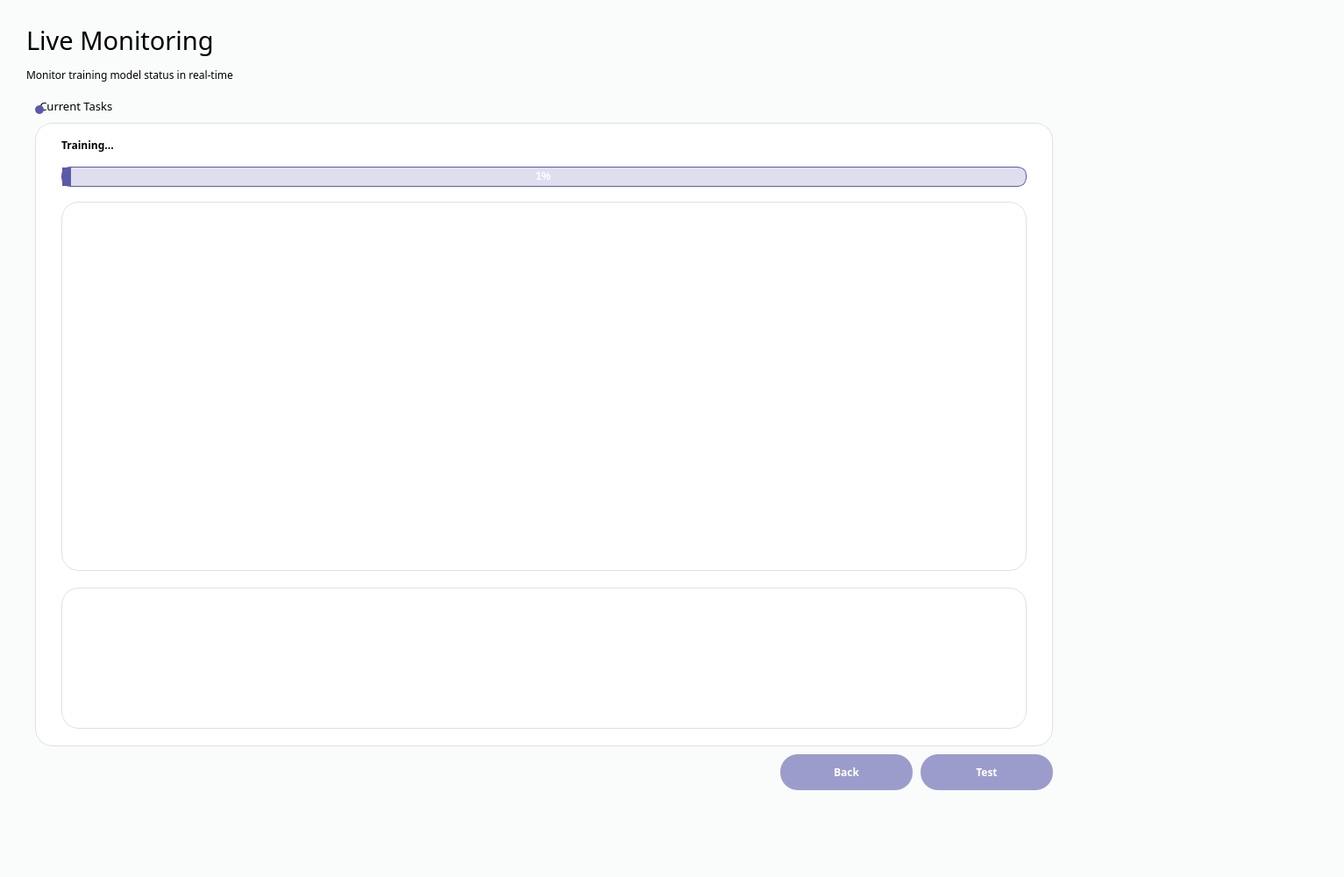
<?xml version="1.0" encoding="UTF-8"?>
<ui version="4.0">
 <class>Form</class>
 <widget class="QWidget" name="Form">
  <property name="geometry">
   <rect>
    <x>0</x>
    <y>0</y>
    <width>1533</width>
    <height>1000</height>
   </rect>
  </property>
  <property name="windowTitle">
   <string>Form</string>
  </property>
  <property name="styleSheet">
   <string notr="true">background-color: #FAFCFB;</string>
  </property>
  <widget class="QStackedWidget" name="stackedWidget">
   <property name="geometry">
    <rect>
     <x>0</x>
     <y>-40</y>
     <width>1261</width>
     <height>1000</height>
    </rect>
   </property>
   <property name="currentIndex">
    <number>0</number>
   </property>
   <widget class="QWidget" name="page">
    <widget class="QLabel" name="title_lb">
     <property name="geometry">
      <rect>
       <x>30</x>
       <y>50</y>
       <width>331</width>
       <height>71</height>
      </rect>
     </property>
     <property name="font">
      <font>
       <family>Bahnschrift Light</family>
       <pointsize>22</pointsize>
      </font>
     </property>
     <property name="text">
      <string>Live Monitoring</string>
     </property>
    </widget>
    <widget class="QLabel" name="label">
     <property name="geometry">
      <rect>
       <x>30</x>
       <y>110</y>
       <width>541</width>
       <height>31</height>
      </rect>
     </property>
     <property name="font">
      <font>
       <family>Bahnschrift Light</family>
      </font>
     </property>
     <property name="text">
      <string>Monitor training model status in real-time</string>
     </property>
    </widget>
    <widget class="QGroupBox" name="groupBox_3">
     <property name="geometry">
      <rect>
       <x>30</x>
       <y>150</y>
       <width>1181</width>
       <height>751</height>
      </rect>
     </property>
     <property name="font">
      <font>
       <family>Bahnschrift Light</family>
       <pointsize>10</pointsize>
      </font>
     </property>
     <property name="styleSheet">
      <string notr="true">border: none;</string>
     </property>
     <property name="title">
      <string>    Current Tasks</string>
     </property>
     <widget class="QWidget" name="card_7" native="true">
      <property name="geometry">
       <rect>
        <x>10</x>
        <y>30</y>
        <width>1161</width>
        <height>711</height>
       </rect>
      </property>
      <property name="autoFillBackground">
       <bool>false</bool>
      </property>
      <property name="styleSheet">
       <string notr="true">border: 1px solid #E0E0E0;  /* 은은한 회색 테두리 */
border-radius: 20px;
background-color: white;   /* 배경은 그대로 흰색 */
</string>
      </property>
      <widget class="QLabel" name="status_label">
       <property name="geometry">
        <rect>
         <x>30</x>
         <y>15</y>
         <width>81</width>
         <height>21</height>
        </rect>
       </property>
       <property name="font">
        <font>
         <family>Bahnschrift SemiBold</family>
         <weight>75</weight>
         <bold>true</bold>
        </font>
       </property>
       <property name="styleSheet">
        <string notr="true">border: none;
background-color: transparent;
</string>
       </property>
       <property name="text">
        <string>Training...</string>
       </property>
      </widget>
      <widget class="QProgressBar" name="progressBar">
       <property name="geometry">
        <rect>
         <x>30</x>
         <y>50</y>
         <width>1101</width>
         <height>23</height>
        </rect>
       </property>
       <property name="styleSheet">
        <string notr="true">QProgressBar {
    border: 1px solid #5b5aaa;               /* 민트톤 테두리 */
    border-radius: 10px;
    text-align: center;
    background-color: #dedeee;               /* 연한 민트 배경 */
    color: #FFFFFF;                          /* 텍스트도 같은 계열로 */
    font-weight: bold;
}

QProgressBar::chunk {
    background-color: #5b5aaa;               /* 짙은 민트 chunk */
    border-radius: 10px;
}
</string>
       </property>
       <property name="value">
        <number>1</number>
       </property>
      </widget>
      <widget class="QPushButton" name="persnal_btn_4">
       <property name="geometry">
        <rect>
         <x>20</x>
         <y>50</y>
         <width>41</width>
         <height>23</height>
        </rect>
       </property>
       <property name="styleSheet">
        <string notr="true">QPushButton {
    border: none;
    background-color: transparent;
    color: #5C6F7B;
}

QPushButton:hover,
QPushButton:checked {
    background-color: rgba(93, 166, 216, 0.2);  /* 살짝 더 진하게 */
    border-radius: 6px;
}
</string>
       </property>
       <property name="text">
        <string/>
       </property>
       <property name="icon">
        <iconset>
         <normaloff>:/newPrefix/재생일시중단.svg</normaloff>:/newPrefix/재생일시중단.svg</iconset>
       </property>
       <property name="iconSize">
        <size>
         <width>24</width>
         <height>24</height>
        </size>
       </property>
       <property name="checkable">
        <bool>true</bool>
       </property>
      </widget>
      <widget class="QWidget" name="widget" native="true">
       <property name="geometry">
        <rect>
         <x>30</x>
         <y>90</y>
         <width>1101</width>
         <height>421</height>
        </rect>
       </property>
      </widget>
      <widget class="QTextEdit" name="logText">
       <property name="geometry">
        <rect>
         <x>30</x>
         <y>530</y>
         <width>1101</width>
         <height>161</height>
        </rect>
       </property>
      </widget>
     </widget>
     <widget class="QWidget" name="tasks" native="true">
      <property name="geometry">
       <rect>
        <x>10</x>
        <y>10</y>
        <width>10</width>
        <height>10</height>
       </rect>
      </property>
      <property name="styleSheet">
       <string notr="true">
background: #5b5aaa;
border-radius: 5px;
</string>
      </property>
     </widget>
    </widget>
    <widget class="QPushButton" name="test_btn">
     <property name="geometry">
      <rect>
       <x>1050</x>
       <y>900</y>
       <width>151</width>
       <height>41</height>
      </rect>
     </property>
     <property name="font">
      <font>
       <family>Bahnschrift Light</family>
       <weight>75</weight>
       <bold>true</bold>
      </font>
     </property>
     <property name="layoutDirection">
      <enum>Qt::RightToLeft</enum>
     </property>
     <property name="styleSheet">
      <string notr="true">QPushButton {
    background-color: #9c9ccc;     /* 메인 민트톤 */
    border-radius: 20px;
    color: #FFFFFF;                /* 진한 민트 텍스트 */
}

QPushButton:hover {
    background-color: #dedeee;     /* hover 시 연민트 */
    color: #5b5aaa;                /* 동일 톤 유지 */
}
</string>
     </property>
     <property name="text">
      <string>Test</string>
     </property>
     <property name="icon">
      <iconset>
       <normaloff>../Downloads/앞으로.svg</normaloff>../Downloads/앞으로.svg</iconset>
     </property>
     <property name="iconSize">
      <size>
       <width>30</width>
       <height>30</height>
      </size>
     </property>
     <property name="checkable">
      <bool>true</bool>
     </property>
    </widget>
    <widget class="QPushButton" name="back_btn">
     <property name="geometry">
      <rect>
       <x>890</x>
       <y>900</y>
       <width>151</width>
       <height>41</height>
      </rect>
     </property>
     <property name="font">
      <font>
       <family>Bahnschrift Light</family>
       <weight>75</weight>
       <bold>true</bold>
      </font>
     </property>
     <property name="layoutDirection">
      <enum>Qt::RightToLeft</enum>
     </property>
     <property name="styleSheet">
      <string notr="true">QPushButton {
    background-color: #9c9ccc;     /* 메인 민트톤 */
    border-radius: 20px;
    color: #FFFFFF;                /* 진한 민트 텍스트 */
}

QPushButton:hover {
    background-color: #dedeee;     /* hover 시 연민트 */
    color: #5b5aaa;                /* 동일 톤 유지 */
}
</string>
     </property>
     <property name="text">
      <string>Back</string>
     </property>
     <property name="icon">
      <iconset>
       <normaloff>../Downloads/앞으로.svg</normaloff>../Downloads/앞으로.svg</iconset>
     </property>
     <property name="iconSize">
      <size>
       <width>30</width>
       <height>30</height>
      </size>
     </property>
     <property name="checkable">
      <bool>true</bool>
     </property>
    </widget>
   </widget>
   <widget class="QWidget" name="page_2"/>
  </widget>
 </widget>
 <resources/>
 <connections/>
</ui>
